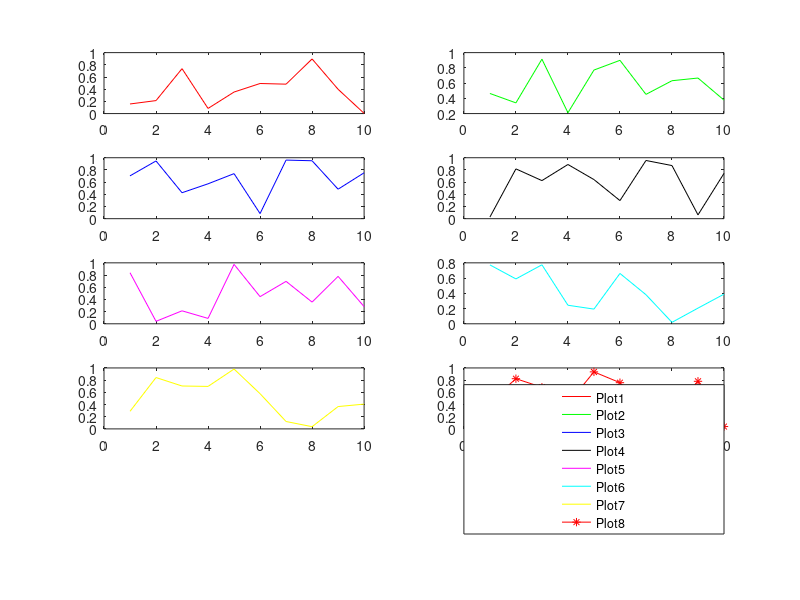
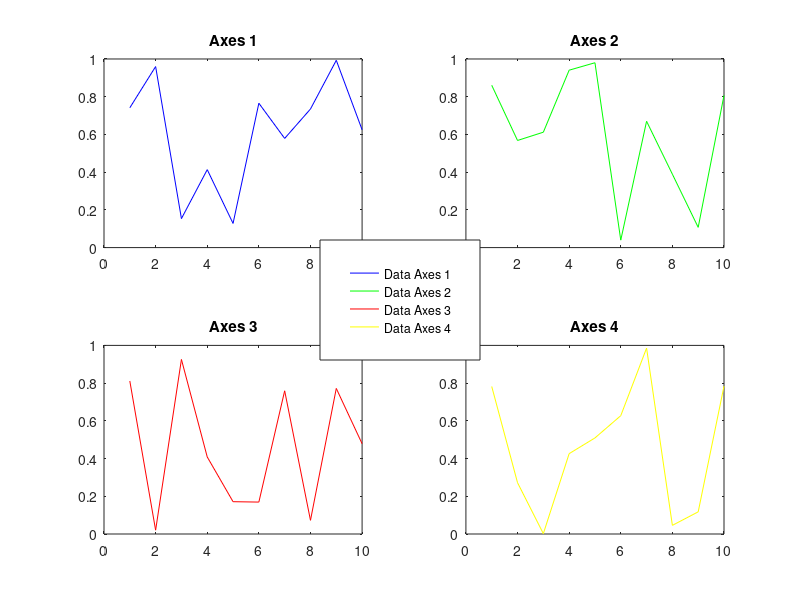
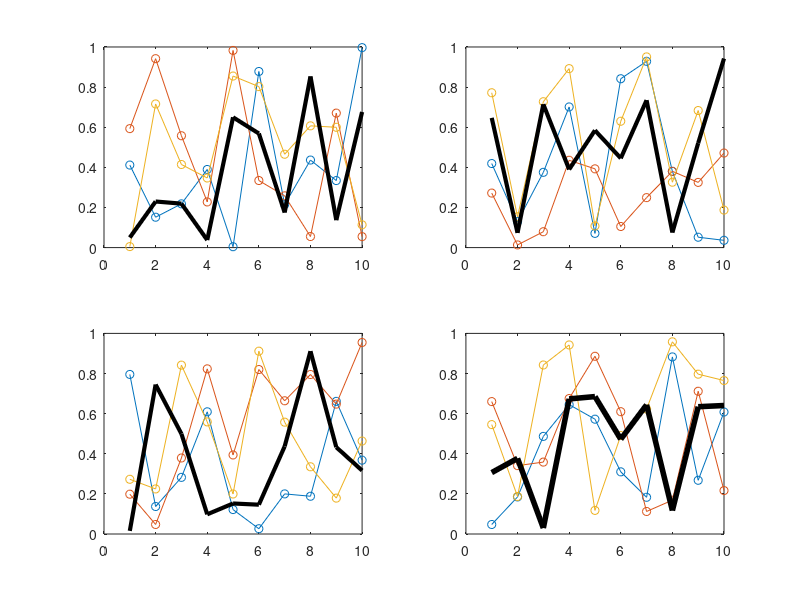

These charts were generated, in order, by the following MATLAB code: (Note: this script raises an error after producing the figures.)

clc;
clear all;
close all;
% -------------------------------------------------------------------------
% test 1
% -------------------------------------------------------------------------
figure('Position',[1000 50 674 798]);
% Create subplots and save handles
subplot(5,2,1);       h1 = plot(rand(1,10),'r');
subplot(5,2,2);       h2 = plot(rand(1,10),'g');
subplot(5,2,3);       h3 = plot(rand(1,10),'b');
subplot(5,2,4);       h4 = plot(rand(1,10),'k');
subplot(5,2,5);       h5 = plot(rand(1,10),'m');
subplot(5,2,6);       h6 = plot(rand(1,10),'c');
subplot(5,2,7);       h7 = plot(rand(1,10),'y');
subplot(5,2,8);       h8 = plot(rand(1,10),'r-*');
% Create dummy subplot for legend
hLegend = subplot(5,2,9.5);
posLegend = get(hLegend,'Position');
% Creating the legend
leg = legend(hLegend,[h1;h2;h3;h4;h5;h6;h7;h8],'Plot1','Plot2','Plot3','Plot4','Plot5','Plot6','Plot7','Plot8');
axis(hLegend,'off');
set(leg,'Position',posLegend);


% -------------------------------------------------------------------------
% test 2
% -------------------------------------------------------------------------
% Construct a figure with subplots and data
figure(2)
subplot(2,2,1);
line1 = plot(1:10,rand(1,10),'b');
title('Axes 1');
subplot(2,2,2);
line2 = plot(1:10,rand(1,10),'g');
title('Axes 2');
subplot(2,2,3);
line3 = plot(1:10,rand(1,10),'r');
title('Axes 3');
subplot(2,2,4);
line4 = plot(1:10,rand(1,10),'y');
title('Axes 4');
% Construct a Legend with the data from the sub-plots
hL = legend([line1,line2,line3,line4],{'Data Axes 1','Data Axes 2','Data Axes 3','Data Axes 4'});
% Programatically move the Legend
newPosition = [0.4 0.4 0.2 0.2];
newUnits = 'normalized';
set(hL,'Position', newPosition,'Units', newUnits);


% -------------------------------------------------------------------------
% test 3
% -------------------------------------------------------------------------
figure(3)
subplot(2, 2, 1)
A = rand(10, 3);
plot(A, '-o')
hold on
b = rand(10, 1);
plot(b, '-k', 'LineWidth', 3)
subplot(2, 2, 2)
A = rand(10, 3);
plot(A, '-o')
hold on
b = rand(10, 1);
plot(b, '-k', 'LineWidth', 3)
subplot(2, 2, 3)
A = rand(10, 3);
plot(A, '-o')
hold on
b = rand(10, 1);
plot(b, '-k', 'LineWidth', 3)
subplot(2, 2, 4)
A = rand(10, 3);
plot(A, '-o', 'DisplayName', 'Data')
hold on
b = rand(10, 1);
plot(b, '-k', 'LineWidth', 4, 'DisplayName', 'Trend')
% add a bit space to the figure
fig = gcf;
fig.Position(3) = fig.Position(3) + 250;
% add legend
Lgnd = legend('show');
Lgnd.Position(1) = 0.01;
Lgnd.Position(2) = 0.4;